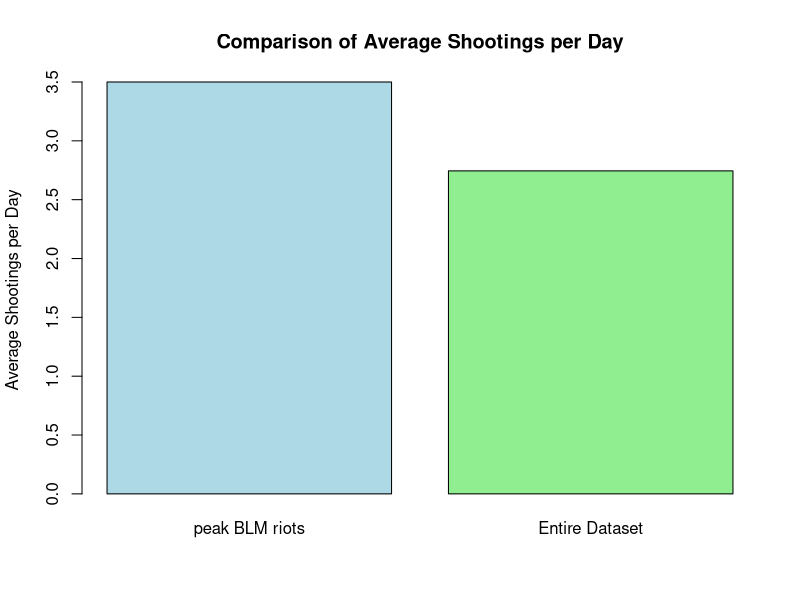
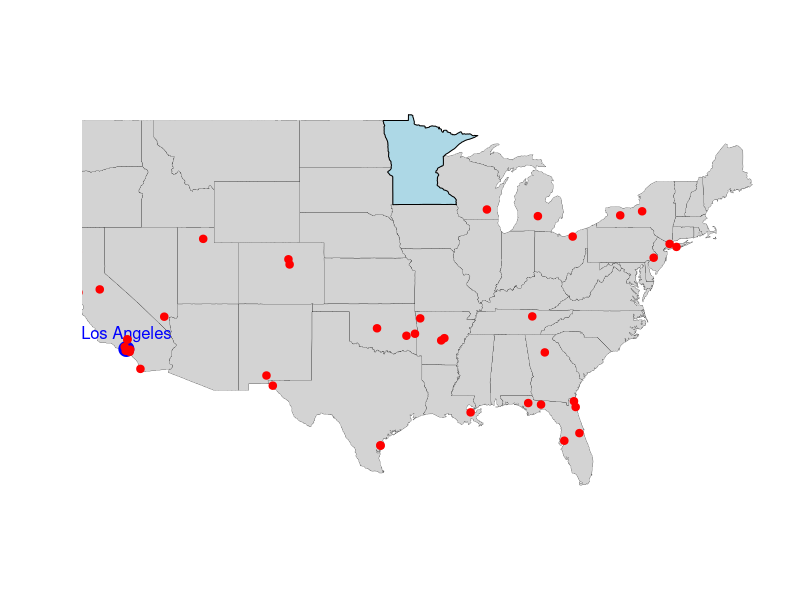
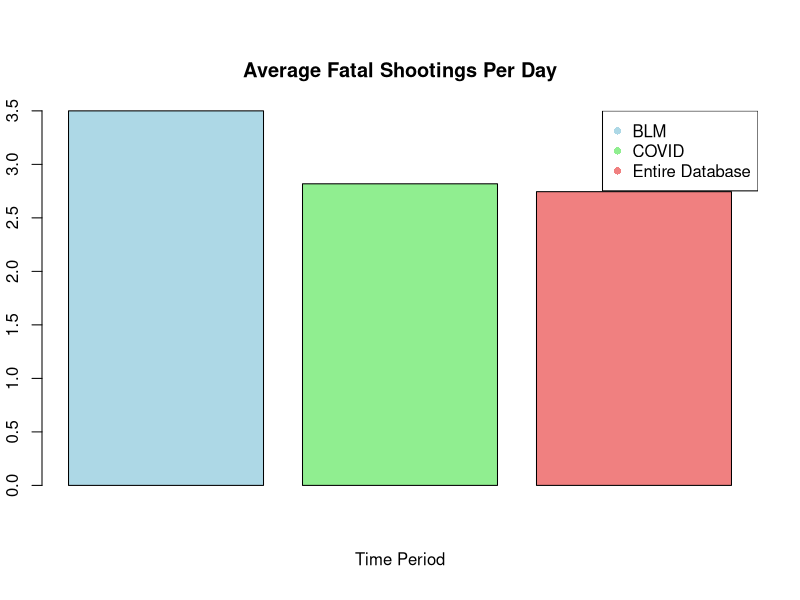
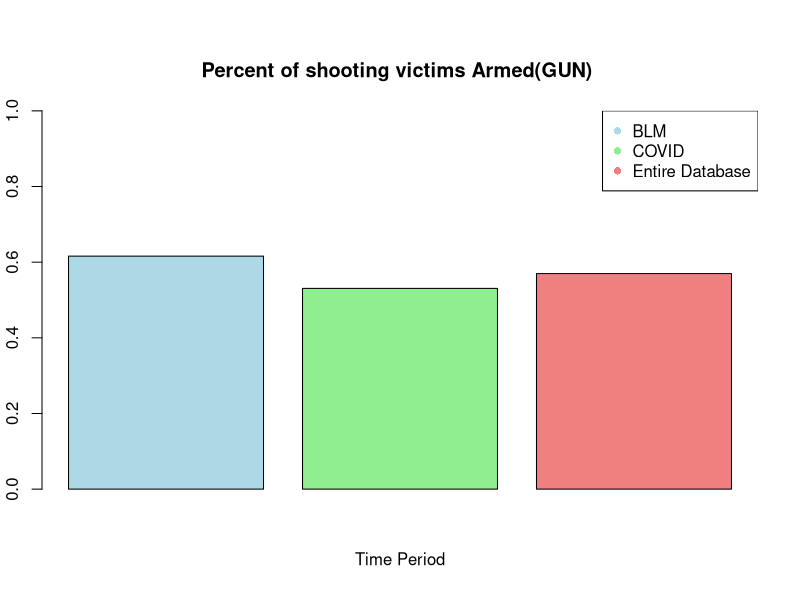
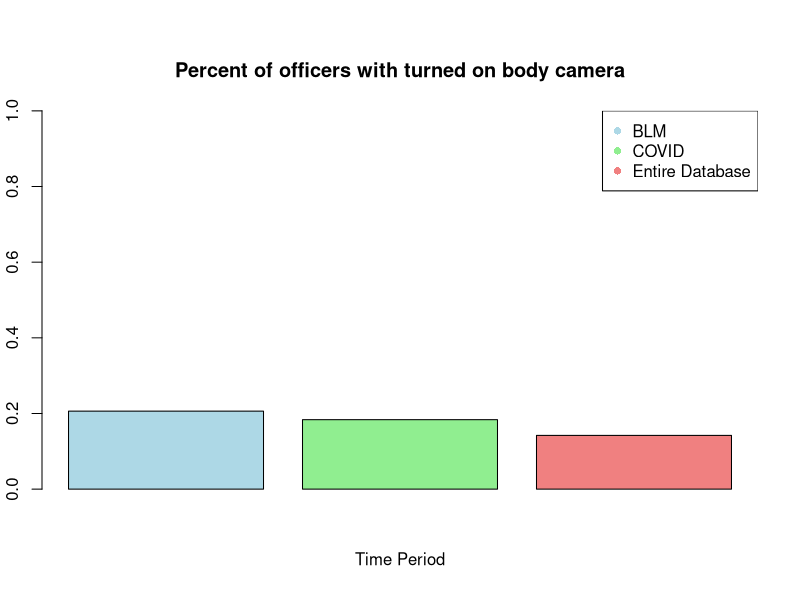
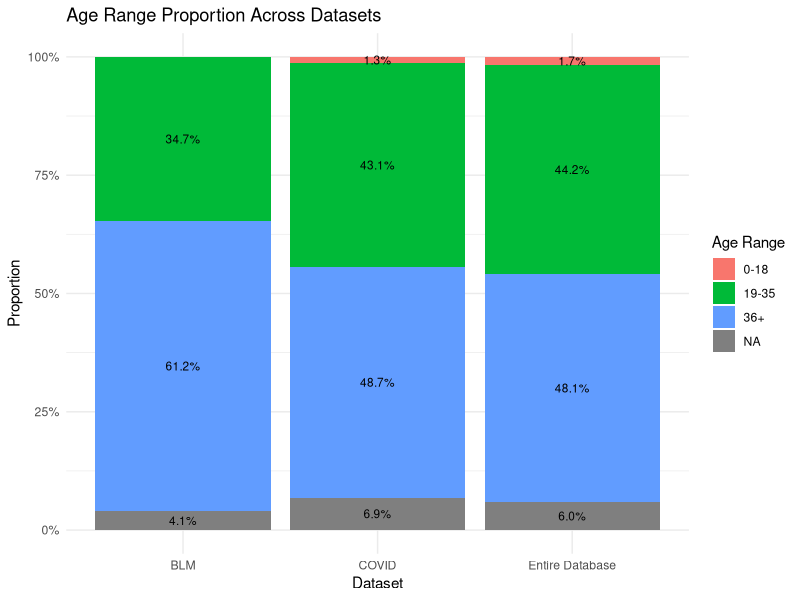
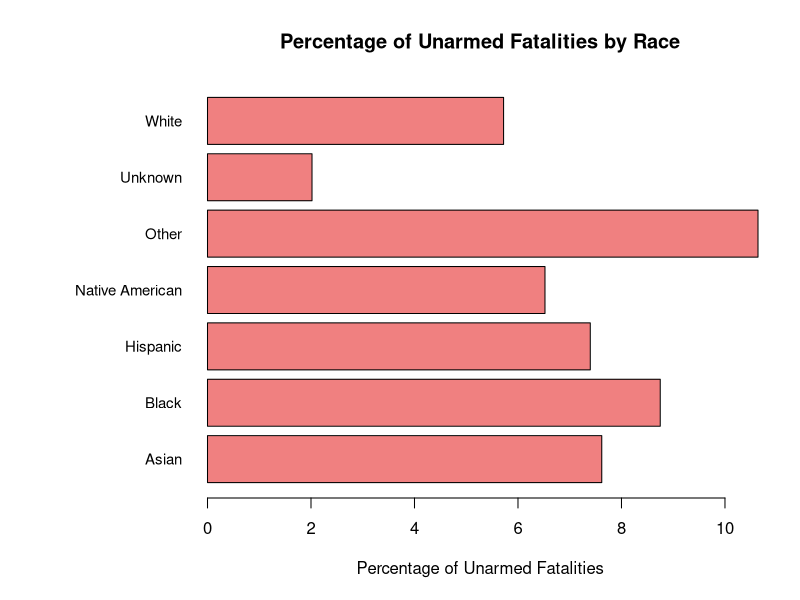

R code for these plots, in order: (Note: this script raises an error after producing the figures.)
## ---- chunk 1
#| code-fold: true
FatalShootingsStats <- read.csv("FatalPoliceShootings_US.csv")
head(FatalShootingsStats, 2)
## ---- chunk 2
#| code-fold: true
#Convert the `date` column to Date format so can extract the year
FatalShootingsStats$date <- as.Date(FatalShootingsStats$date, format = "%m/%d/%Y")
#Made new column for year as an int
FatalShootingsStats$year <- as.integer(format(FatalShootingsStats$date, "%Y"))


## ---- chunk 3
#| code-fold: true
library(dplyr)
# Convert the 'Date' column to Date type if it isn't already
FatalShootingsStats$date <- as.Date(FatalShootingsStats$date, format = "%Y-%m-%d")  # Adjust format if needed

# Specify the two specific dates you want to check
date1 <- as.Date("2020-05-26")  # Example date 1
date2 <- as.Date("2020-06-08")  # Example date 2

# Filter data for those two dates and count the total number of shootings
shootings_period <- FatalShootingsStats %>%
  filter(date >= date1 & date <= date2)
 
# Number of unique days in the time period
unique_days_period <- length(seq.Date(date1, date2, by = "day"))

# Total number of shootings in the time period
total_shootings_period <- nrow(shootings_period)

# Average shootings per day for the time period (including all days in the range)
avg_shootings_per_day_period <- total_shootings_period / unique_days_period

# 2. Calculate the average number of shootings per day for the entire dataset
# Find the first and last dates in the dataset
first_date <- min(FatalShootingsStats$date)
last_date <- max(FatalShootingsStats$date)

# Number of unique days in the entire dataset (including all days between the first and last date)
unique_days_total <- length(seq.Date(first_date, last_date, by = "day"))

# Total number of shootings in the entire dataset
total_shootings_total <- nrow(FatalShootingsStats)

# Average shootings per day for the entire dataset (including all days in the range)
avg_shootings_per_day_total <- total_shootings_total / unique_days_total

# Print the results
cat("Average shootings per day for the period from May 26, 2020 to June 8, 2020 :", avg_shootings_per_day_period, "\n")
cat("Average shootings per day for the entire dataset:", avg_shootings_per_day_total, "\n")

## ---- chunk 4
#| code-fold: true
# Create a vector with the two averages
average_shootings <- c(avg_shootings_per_day_period, avg_shootings_per_day_total)

# Create a bar plot
barplot(average_shootings, 
        names.arg = c("peak BLM riots", "Entire Dataset"), 
        main = "Comparison of Average Shootings per Day", 
        ylab = "Average Shootings per Day", 
        col = c("lightblue", "lightgreen"), 
        border = "black")

## ---- chunk 5
#| code-fold: true
library(maps)
state_to_highlight <- "Minnesota"

# Basic Map Plot
maps::map("state", col = "lightgray", fill = TRUE, bg = "white", lwd = 0.2)  # Draw USA map
maps::map("state", region = state_to_highlight, col = "lightblue", fill = TRUE, add = TRUE)

# Overlay points for Los Angeles and Miami
# Coordinates for Los Angeles
points(-118.2437, 34.0522, col = "blue", pch = 19, cex = 2)  # Los Angeles

# Optionally, add text labels for the cities
text(-118.2437, 34.0522, "Los Angeles", pos = 3, col = "blue", cex = 1)

# Overlay points (longitude, latitude) on the map
points(shootings_period$longitude, shootings_period$latitude, col = "red", pch = 20, cex = 1.5)

## ---- chunk 6
#| code-fold: true
library(maps)

library(tidyverse)
library(dplyr)
library(ggplot2)

# Convert the 'Date' column to Date type if it isn't already
FatalShootingsStats$date <- as.Date(FatalShootingsStats$date, format = "%Y-%m-%d")  

#filtering data by covid lockdown timeline
during_date1 <- as.Date("2020-03-15")  # main US lockdown start
during_date2 <- as.Date("2021-05-01")  # need to find sorce for this date
during_covid <- FatalShootingsStats %>%
  filter(date >= during_date1 & date <= during_date2)

before_date1 <- min(FatalShootingsStats$date)  
before_date2 <- as.Date("2020-03-14")
before_covid <- FatalShootingsStats %>%
  filter(date >= before_date1 & date <= before_date2)

after_date1 <- as.Date("2021-05-01")  
after_date2 <- max(FatalShootingsStats$date)
after_covid <- FatalShootingsStats %>%
  filter(date >= after_date1 & date <= after_date2)

#total number of shootings per time period
total_shootings_during <- nrow(during_covid)
total_shootings_before <- nrow(before_covid)
total_shootings_after <- nrow(after_covid)

#total number of days in time period
unique_days_during <- length(seq.Date(during_date1, during_date2, by = "day"))
unique_days_before <- length(seq.Date(before_date1, before_date2, by = "day"))
unique_days_after <- length(seq.Date(after_date1, after_date2, by = "day"))

#shootings per day
avg_shootings_during <- total_shootings_during / unique_days_during
avg_shootings_before <- total_shootings_before / unique_days_before
avg_shootings_after <- total_shootings_after / unique_days_after

cat("Before the lockdowns: Total shootings ",total_shootings_before," Average shootings per day", avg_shootings_before, "\n")
cat("During the lockdowns: Total shootings ",total_shootings_during," Average shootings per day", avg_shootings_during, "\n")
cat("After the lockdowns: Total shootings ",total_shootings_after," Average shootings per day", avg_shootings_after, "\n")
#cat("Number of days in dataset before lockdowns ",unique_days_before,"\n", "Number of days in dataset during lockdowns ",unique_days_during,"\n","Number of days in dataset after lockdowns ",unique_days_after,"\n")

## ---- chunk 7
#| code-fold: true
#"Arkansas", "Iowa", "Nebraska", "North Dakota", "South Dakota", "Utah", "Wyomming"
## Arkansas data 
before_ar <- before_covid %>%
  filter(before_covid$state == "AR" | before_covid$state == "IA" | before_covid$state == "NE" | before_covid$state == "ND" | before_covid$state == "SD" | before_covid$state == "UT" | before_covid$state == "WY" )
during_ar <- during_covid %>%
  filter(during_covid$state == "AR" | during_covid$state == "IA" | during_covid$state == "NE" | during_covid$state == "ND" | during_covid$state == "SD" | during_covid$state == "UT" | during_covid$state == "WY" )
after_ar <- after_covid %>%
  filter(after_covid$state == "AR" | after_covid$state == "IA" | after_covid$state == "NE" | after_covid$state == "ND" | after_covid$state == "SD" | after_covid$state == "UT" | after_covid$state == "WY" )


#total number of shootings per time period
total_shootings_Bar <- nrow(during_ar)
total_shootings_Dar <- nrow(before_ar)
total_shootings_Aar <- nrow(after_ar)


#shootings per day
state_avg_shootings_during <- total_shootings_Dar / unique_days_during
state_avg_shootings_before <- total_shootings_Bar / unique_days_before
state_avg_shootings_after <- total_shootings_Aar / unique_days_after

cat("Shootings per day during COVID-19 in states with no enforced lockdowns",state_avg_shootings_during,"\n",  "Shootings per day before COVID-19 in states with no enforced lockdowns",state_avg_shootings_before,"\n", "Shootings per day after COVID-19in  states with no enforced lockdowns",state_avg_shootings_after)

## ---- chunk 8
#| code-fold: true
#BLM
date1 <- as.Date("2020-05-26")  # Example date 1
date2 <- as.Date("2020-06-08")  # Example date 2
# Filter data for those two dates and count the total number of shootings
shootings_period <- FatalShootingsStats %>%
  filter(date >= date1 & date <= date2)
# Number of unique days in the time period
unique_days_period <- length(seq.Date(date1, date2, by = "day"))
# Total number of shootings in the time period
total_shootings_period <- nrow(shootings_period)
avg_shootings_per_day_BLM <- total_shootings_period / unique_days_period


#Lockdowns
during_date1 <- as.Date("2020-03-15")  # main US lockdown start
during_date2 <- as.Date("2021-05-01")  # need to find sorce for this date
during_covid <- FatalShootingsStats %>%
  filter(date >= during_date1 & date <= during_date2)
total_shootings_during <- nrow(during_covid)
#total number of days in time period
unique_days_during <- length(seq.Date(during_date1, during_date2, by = "day"))
#shootings per day
avg_shootings_duringCovid <- total_shootings_during / unique_days_during

bodycam_true <- c(sum(during_covid$body_camera == "TRUE"), sum(shootings_period$body_camera == "TRUE"), sum(FatalShootingsStats$body_camera == "TRUE"))

bodycam_percent <- c((bodycam_true[1]/nrow(during_covid)), (bodycam_true[2]/nrow(shootings_period)),(bodycam_true[3]/nrow(FatalShootingsStats)))

average_age <- c(mean(during_covid$age, na.rm = TRUE), mean(shootings_period$age, na.rm = TRUE), mean(FatalShootingsStats$age, na.rm = TRUE))

avg_shootings <-  c(avg_shootings_per_day_BLM, avg_shootings_duringCovid, avg_shootings_per_day_total)

gun_armedp <- c((sum(during_covid$armed == "gun") /nrow(during_covid)), (sum(shootings_period$armed == "gun") /nrow(shootings_period)), (sum(FatalShootingsStats$armed == "gun") / nrow(FatalShootingsStats)))

unarmed_armedp <- c((sum(during_covid$armed == "unarmed") /nrow(during_covid)), (sum(shootings_period$armed == "unarmed") / nrow(shootings_period)), (sum(FatalShootingsStats$armed == "unarmed") / nrow(FatalShootingsStats)))

car_armedp <- c((sum(during_covid$armed == "Vehicle") / nrow(during_covid)), (sum(shootings_period$armed == "Vehicle") / nrow(shootings_period)), (sum(FatalShootingsStats$armed == "Vehicle") / nrow(FatalShootingsStats)))

mental_illness <- c(sum(during_covid$signs_of_mental_illness == "TRUE")/nrow(during_covid), sum(shootings_period$signs_of_mental_illness == "TRUE")/nrow(shootings_period), sum(FatalShootingsStats$signs_of_mental_illness == "TRUE")/nrow(FatalShootingsStats))


BLM_Covid <- data.frame(avg_shootings, round(average_age, 1), bodycam_percent, gun_armedp, unarmed_armedp, car_armedp, mental_illness) 
names(BLM_Covid) <- c("Average Fatal Shootings Per Day", "Average Age", "Percent of officers with turned on body camera", "Armed (gun)", "Unarmed", "Armed (car)", "Signs of mental illness")
rownames(BLM_Covid) <- c("BLM", "Covid-19", "Entire Dataset")
BLM_Covid
## ---- chunk 9
#| code-fold: true
# showing interesting data points
time_period <- c("BLM", "COVID", "Entire Database")
colors <- c("lightblue", "lightgreen", "lightcoral")
barplot(BLM_Covid$`Average Fatal Shootings Per Day`, 
        col = colors,
        main = "Average Fatal Shootings Per Day",
        xlab = "Time Period",  )
legend("topright", legend = time_period , col = colors, pch = 16 ) #TO FIX make sure legend is not on top of figure
#armed (gun)
time_period <- c("BLM", "COVID", "Entire Database")
colors <- c("lightblue", "lightgreen", "lightcoral")
barplot(BLM_Covid$`Armed (gun)`, 
        col = colors,
        main = "Percent of shooting victims Armed(GUN) ",
        xlab = "Time Period", ylim = c(0,1))
legend("topright", legend = time_period , col = colors, pch = 16 ) 
#
time_period <- c("BLM", "COVID", "Entire Database")
colors <- c("lightblue", "lightgreen", "lightcoral")
barplot(BLM_Covid$`Percent of officers with turned on body camera`, 
        col = colors,
        main = "Percent of officers with turned on body camera",
        xlab = "Time Period", ylim = c(0,1))
legend("topright", legend = time_period , col = colors, pch = 16) 
# another option changing lables into x axis 
## ---- chunk 10
#| code-fold: true
shootings_period$age <- as.numeric(as.character(shootings_period$age))
during_covid$age <- as.numeric(as.character(during_covid$age))
FatalShootingsStats$age <- as.numeric(as.character(FatalShootingsStats$age))
# Add AgeRange dynamically to each dataset
shootings_period$AgeRange <- cut(
  shootings_period$age,
  breaks = c(0, 18, 35, Inf),
  labels = c("0-18", "19-35", "36+"),
  right = FALSE
)
during_covid$AgeRange <- cut(
  during_covid$age,
  breaks = c(0, 18, 35, Inf),
  labels = c("0-18", "19-35", "36+"),
  right = FALSE
)
FatalShootingsStats$AgeRange <- cut(
  FatalShootingsStats$age,
  breaks = c(0, 18, 35, Inf),
  labels = c("0-18", "19-35", "36+"),
  right = FALSE
)

# Add a dataset column for identification
shootings_period$Dataset <- "BLM"
during_covid$Dataset <- "COVID"
FatalShootingsStats$Dataset <- "Entire Database"

# Combine datasets into one
combined_data <- bind_rows(shootings_period, during_covid, FatalShootingsStats)

# Calculate proportions
summary_data <- combined_data %>%
  group_by(Dataset, AgeRange) %>%
  summarise(Count = n(), .groups = "drop") %>%
  group_by(Dataset) %>%
  mutate(Proportion = Count / sum(Count))

# Create a stacked bar graph with proportions
ggplot(summary_data, aes(x = Dataset, y = Proportion, fill = AgeRange)) +
  geom_bar(stat = "identity", position = "stack") +
  geom_text(
    aes(label = scales::percent(Proportion, accuracy = 0.1)), # Format as percentage
    position = position_stack(vjust = 0.5), # Place text in the middle of each segment
    size = 3 # Adjust text size
  ) +
  labs(
    title = "Age Range Proportion Across Datasets",
    x = "Dataset",
    y = "Proportion",
    fill = "Age Range"
  ) +
  scale_y_continuous(labels = scales::percent_format()) + # Display y-axis as percentages
  theme_minimal()
## ---- chunk 11
#| code-fold: true
# filtering data to include only unarmed incidents
unarmed_data <- subset(FatalShootingsStats, FatalShootingsStats$armed == "unarmed")

# count unarmed fatalities by race
unarmed_deaths_by_race <- aggregate(unarmed_data$armed, 
                                    by = list(Race = unarmed_data$race_name), 
                                    FUN = length)
colnames(unarmed_deaths_by_race)[2] <- "Unarmed_Deaths"

# count display
unarmed_deaths_by_race
# count total fatalities by race
total_deaths_by_race <- aggregate(FatalShootingsStats$armed, 
                                  by = list(Race = FatalShootingsStats$race_name), 
                                  FUN = length)

# ensure all races are represented in unarmed deaths by race
all_races <- unique(FatalShootingsStats$race_name)
unarmed_deaths_by_race <- aggregate(unarmed_data$armed, 
                                    by = list(Race = unarmed_data$race_name), 
                                    FUN = length)
unarmed_deaths_by_race <- merge(data.frame(Race = all_races), unarmed_deaths_by_race, 
                                by = "Race", all.x = TRUE)
unarmed_deaths_by_race[is.na(unarmed_deaths_by_race)] <- 0  # Replace NA with 0

# merge total deaths and unarmed deaths
race_unarmed_comparison <- merge(unarmed_deaths_by_race, total_deaths_by_race, 
                                 by = "Race", 
                                 suffixes = c("_Unarmed", "_Total"))

# calculate percentage of unarmed fatalities for each race
race_unarmed_comparison$Unarmed_Death_Percentage <- 
  (race_unarmed_comparison$x_Unarmed / race_unarmed_comparison$x_Total) * 100

# rename columns for clarity
colnames(race_unarmed_comparison) <- c("Race", "Unarmed_Deaths", "Total_Deaths", "Unarmed_Death_Percentage")

# display the updated data frame
race_unarmed_comparison

# adjust margins to give more space to labels
par(mar = c(5, 10, 4, 2) + 0.1) # Increase left margin for y-axis labels

# create a horizontal bar plot
barplot(race_unarmed_comparison$Unarmed_Death_Percentage,
names.arg = race_unarmed_comparison$Race,
main = "Percentage of Unarmed Fatalities by Race",
xlab = "Percentage of Unarmed Fatalities",
col = "lightcoral",
horiz = TRUE,       # Horizontal bars
las = 1,            # Ensure labels are horizontal on y-axis
cex.names = 0.9)    # Adjust label size if needed

# reset margins after plotting (optional if running multiple plots in sequence)
par(mar = c(5, 4, 4, 2) + 0.1)

# i think this code can be reused if we make the x axis the time period and show unarmed/armed deaths per race - sophia
## ---- chunk 12
# Ensure the dataset has the required columns: Year, Race, Count
# If not, aggregate data to create race_year_counts
if (!"Count" %in% colnames(race_year_counts)) {
  race_year_counts <- FatalShootingsStats %>%
    group_by(Year = year, Race = race_name) %>%
    summarise(Count = n(), .groups = "drop")
}

# Ensure data completeness: fill missing values with zeros for all combinations of Year and Race
race_year_counts <- race_year_counts %>%
  complete(Year, Race, fill = list(Count = 0))

# Set up an empty plot with the correct axes limits
plot(NULL, xlim = range(race_year_counts$Year, na.rm = TRUE), 
     ylim = c(0, max(race_year_counts$Count, na.rm = TRUE)), 
     xlab = "Year", ylab = "Number of Fatal Shootings", 
     main = "Fatal Shootings by Race Over the Years")

# Define colors for each race
race_colors <- c("blue", "green", "red", "purple", "orange", "pink", "gray")

# Get unique races
unique_races <- unique(race_year_counts$Race)

# Loop through each race to plot its line on the graph
for (i in 1:length(unique_races)) {
  # Subset data for the current race
  race_data <- subset(race_year_counts, Race == unique_races[i])
  
  # Ensure data is sorted by Year for proper line plotting
  race_data <- race_data[order(race_data$Year), ]
  
  # Plot the line for this race
  lines(race_data$Year, race_data$Count, type = "o", col = race_colors[i], pch = 16)
}

# Add a legend
legend("topright", legend = unique_races, col = race_colors, pch = 16, lty = 1)

## ---- chunk 13
#| code-fold: true

FatalShootingsStats$age <- as.numeric(as.character(FatalShootingsStats$age))

# Create AgeRange dynamically
FatalShootingsStats$AgeRange <- cut(
  FatalShootingsStats$age,
  breaks = c(0, 18, 35, Inf), # Define age range intervals
  labels = c("0-18", "19-35", "36+"),
  right = FALSE # Makes intervals inclusive on the left
)

# Summarize data to count individuals by Race and AgeRange
summary_data <- FatalShootingsStats %>%
  group_by(race, AgeRange) %>%
  summarise(Count = n(), .groups = "drop")

# Create the bar plot
ggplot(FatalShootingsStats, aes(x = race_name, y = age, fill = AgeRange)) +
  geom_bar(stat = "identity", position = "dodge") + # Position bars side by side
  labs(
    title = "Bar Plot of Races by Age Range",
    x = "Race",
    y = "Count"
  ) +
  scale_fill_brewer(palette = "Set2") + # Optional color palette
  theme_minimal() # Clean theme
